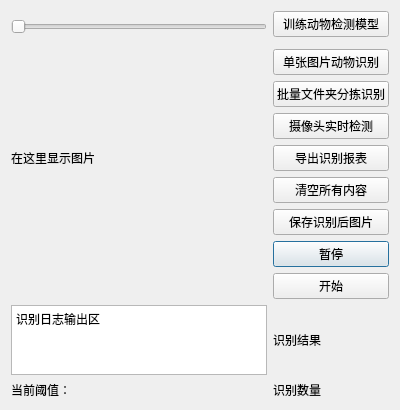
<?xml version="1.0" encoding="UTF-8"?>
<ui version="4.0">
 <class>Dialog</class>
 <widget class="QDialog" name="Dialog">
  <property name="geometry">
   <rect>
    <x>0</x>
    <y>0</y>
    <width>400</width>
    <height>300</height>
   </rect>
  </property>
  <property name="windowTitle">
   <string>Dialog</string>
  </property>
  <layout class="QGridLayout" name="gridLayout">
   <item row="10" column="0">
    <widget class="QTextEdit" name="textEdit_log">
     <property name="html">
      <string>&lt;!DOCTYPE HTML PUBLIC &quot;-//W3C//DTD HTML 4.0//EN&quot; &quot;http://www.w3.org/TR/REC-html40/strict.dtd&quot;&gt;
&lt;html&gt;&lt;head&gt;&lt;meta name=&quot;qrichtext&quot; content=&quot;1&quot; /&gt;&lt;style type=&quot;text/css&quot;&gt;
p, li { white-space: pre-wrap; }
&lt;/style&gt;&lt;/head&gt;&lt;body style=&quot; font-family:'SimSun'; font-size:9pt; font-weight:400; font-style:normal;&quot;&gt;
&lt;p style=&quot; margin-top:0px; margin-bottom:0px; margin-left:0px; margin-right:0px; -qt-block-indent:0; text-indent:0px;&quot;&gt;识别日志输出区&lt;/p&gt;&lt;/body&gt;&lt;/html&gt;</string>
     </property>
    </widget>
   </item>
   <item row="8" column="1">
    <widget class="QPushButton" name="pushButton_pause_batch">
     <property name="text">
      <string>暂停</string>
     </property>
    </widget>
   </item>
   <item row="5" column="1">
    <widget class="QPushButton" name="pushButton_export">
     <property name="text">
      <string>导出识别报表</string>
     </property>
    </widget>
   </item>
   <item row="7" column="1">
    <widget class="QPushButton" name="pushButton_saveimg">
     <property name="text">
      <string>保存识别后图片</string>
     </property>
    </widget>
   </item>
   <item row="2" column="1">
    <widget class="QPushButton" name="pushButton_single">
     <property name="text">
      <string>单张图片动物识别</string>
     </property>
    </widget>
   </item>
   <item row="6" column="1">
    <widget class="QPushButton" name="pushButton_clear">
     <property name="text">
      <string>清空所有内容</string>
     </property>
    </widget>
   </item>
   <item row="3" column="1">
    <widget class="QPushButton" name="pushButton_batch">
     <property name="text">
      <string>批量文件夹分拣识别</string>
     </property>
    </widget>
   </item>
   <item row="0" column="0" rowspan="2">
    <widget class="QSlider" name="slider_conf">
     <property name="orientation">
      <enum>Qt::Horizontal</enum>
     </property>
    </widget>
   </item>
   <item row="12" column="0">
    <widget class="QLabel" name="label_slider_val">
     <property name="text">
      <string>当前阈值：</string>
     </property>
    </widget>
   </item>
   <item row="2" column="0" rowspan="7">
    <widget class="QLabel" name="label_picture">
     <property name="text">
      <string>在这里显示图片</string>
     </property>
    </widget>
   </item>
   <item row="4" column="1">
    <widget class="QPushButton" name="pushButton_camera">
     <property name="text">
      <string>摄像头实时检测</string>
     </property>
    </widget>
   </item>
   <item row="0" column="1">
    <widget class="QPushButton" name="pushButton_train">
     <property name="text">
      <string>训练动物检测模型</string>
     </property>
    </widget>
   </item>
   <item row="9" column="1">
    <widget class="QPushButton" name="pushButton_start_batch">
     <property name="text">
      <string>开始</string>
     </property>
    </widget>
   </item>
   <item row="10" column="1">
    <widget class="QLabel" name="label_result">
     <property name="text">
      <string>识别结果</string>
     </property>
    </widget>
   </item>
   <item row="12" column="1">
    <widget class="QLabel" name="label_count">
     <property name="text">
      <string>识别数量</string>
     </property>
    </widget>
   </item>
  </layout>
 </widget>
 <resources/>
 <connections/>
</ui>
